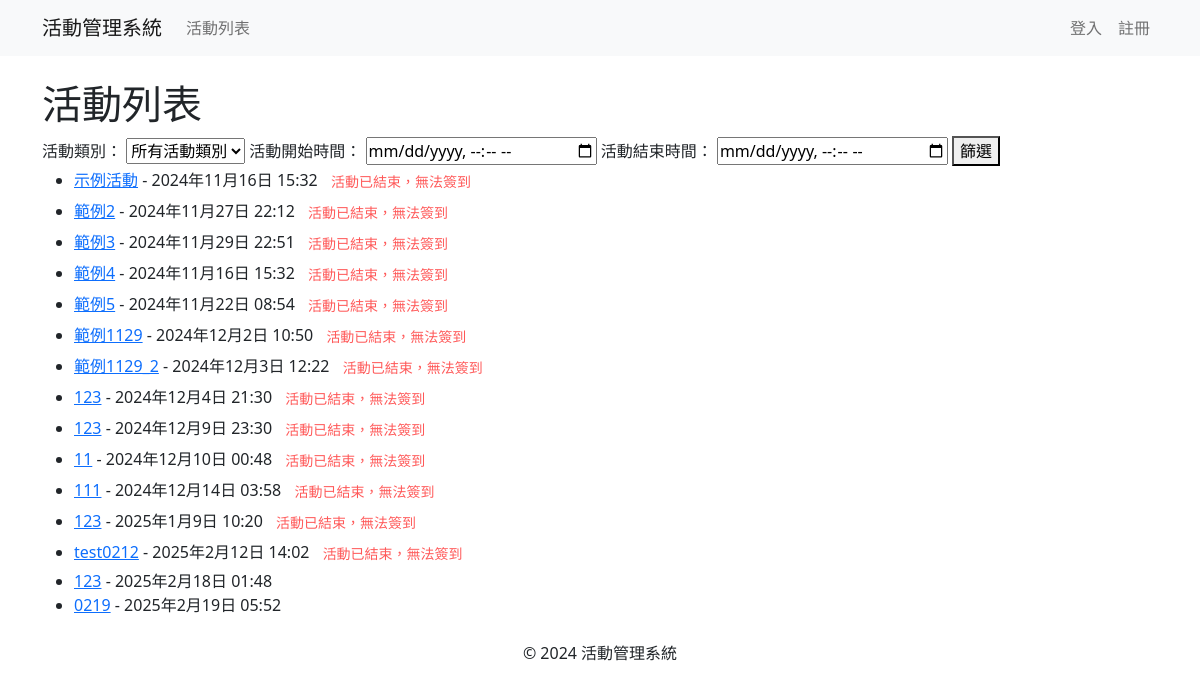
Screenshot of /events/ with the database file from the repository.
### events/models.py (models this page shows, shortened)
class Event(models.Model):
    ACTIVITY_TYPES = [
        ('lecture', '講座'),
        ('seminar', '研討會'),
    ]
    STATUS_CHOICES = [
        ('open', '報名中'),
        ('closed', '報名截止'),
        ('not_open', '尚未開放報名'),
    ]
    name = models.CharField(max_length=200)
    description = models.TextField()
    event_time = models.DateTimeField()
    end_time = models.DateTimeField()
    location = models.CharField(max_length=200)
    capacity_limit = models.PositiveIntegerField()
    registration_start = models.DateTimeField()
    registration_end = models.DateTimeField()
    activity_type = models.CharField(max_length=20, choices=ACTIVITY_TYPES)
    status = models.CharField(max_length=20, choices=STATUS_CHOICES, default='not_open')
    published_time = models.DateTimeField(auto_now_add=True)
    updated_time = models.DateTimeField(auto_now=True)
    poster = models.ImageField(upload_to='posters/', blank=True, null=True)
    language = models.CharField(max_length=100, blank=True, null=True)

### events/views.py (the view)
# urls.py: path('', views.event_list, name='event_list'),
def event_list(request):
    events = Event.objects.all()
    return render(request, 'events/event_list.html', {
        'events': events,
        'now': now(),
    })

### templates/events/event_list.html (shortened to what this page needs)
{% extends 'base.html' %}
{% block content %}
    <h1>活動列表</h1>
    <form method="get" action="{% url 'event_list' %}">
        <label for="activity_type">活動類別：</label>
        <select name="activity_type" id="activity_type">
            <option value="">所有活動類別</option>
        </select>
        <label for="start_time">活動開始時間：</label>
        <input type="datetime-local" name="start_time" id="start_time" value="{{ request.GET.start_time }}">
        <label for="end_time">活動結束時間：</label>
        <input type="datetime-local" name="end_time" id="end_time" value="{{ request.GET.end_time }}">
        <button type="submit">篩選</button>
    </form>
    <ul>
        {% for event in events %}
            <li>
                <a href="{% url 'event_detail' event.id %}">{{ event.name }}</a> - {{ event.event_time }}
                {% if event.end_time <= now %}
                    <button type="button" class="btn btn-sm btn-sm " style="color: red;"  disabled>活動已結束，無法簽到</button>
                {% endif %}
            </li>
        {% empty %}
            <li>目前沒有活動。</li>
        {% endfor %}
    </ul>
{% endblock %}

### templates/base.html (shortened to what this page needs)
<!DOCTYPE html>
<html lang="zh-Hant">
<head>
    <link rel="stylesheet" href="https://cdnjs.cloudflare.com/ajax/libs/bootstrap/5.1.3/css/bootstrap.min.css">
</head>
<body>
    <nav class="navbar navbar-expand-lg navbar-light bg-light">
        <div class="container">
            <a class="navbar-brand" href="{% url 'index' %}">活動管理系統</a>
            <div class="collapse navbar-collapse">
                <ul class="navbar-nav me-auto">
                    <li class="nav-item">
                        <a class="nav-link" href="{% url 'event_list' %}">活動列表</a>
                    </li>
                </ul>
                <ul class="navbar-nav">
                    {% if user.is_authenticated %}
                        <li class="nav-item">
                            {% if user.is_superuser %}
                            <a class="nav-link" href="{% url 'profile' %}">管理平台</a>
                            <a class="nav-link" href="{% url 'event_analysis' %}">活動分析</a>
                            <a class="nav-link" href="{% url 'draw_home' %}">抽獎 </a>
                            {% else %}
                            <a class="nav-link" href="{% url 'profile' %}">會員資訊</a>
                            {% endif %}
                        </li>
                        <li class="nav-item">
                            <form method="post" action="{% url 'logout' %}" style="display:inline;">
                                {% csrf_token %}
                                <button type="submit" class="btn nav-link" style="background: none; border: none; color: inherit;">登出</button>
                            </form>
                        </li>
                    {% else %}
                        <li class="nav-item">
                            <a class="nav-link" href="{% url 'login' %}">登入</a>
                        </li>
                        <li class="nav-item">
                            <a class="nav-link" href="{% url 'register' %}">註冊</a>
                        </li>
                    {% endif %}
                </ul>
            </div>
        </div>
    </nav>
    <div class="container mt-4">
        {% block content %}{% endblock %}
    </div>
    <footer class="text-center mt-4">
        <p>&copy; 2024 活動管理系統</p>
    </footer>
</body>
</html>

### rows the page displays
Event: name "示例活動", event_time "2024年11月16日 15:32", shows "活動已結束，無法簽到"
Event: name "範例2", event_time "2024年11月27日 22:12", shows "活動已結束，無法簽到"
Event: name "範例3", event_time "2024年11月29日 22:51", shows "活動已結束，無法簽到"
Event: name "範例4", event_time "2024年11月16日 15:32", shows "活動已結束，無法簽到"
Event: name "範例5", event_time "2024年11月22日 08:54", shows "活動已結束，無法簽到"
Event: name "範例1129", event_time "2024年12月2日 10:50", shows "活動已結束，無法簽到"
Event: name "範例1129_2", event_time "2024年12月3日 12:22", shows "活動已結束，無法簽到"
Event: name "123", event_time "2024年12月4日 21:30", shows "活動已結束，無法簽到"
Event: name "123", event_time "2024年12月9日 23:30", shows "活動已結束，無法簽到"
Event: name "11", event_time "2024年12月10日 00:48", shows "活動已結束，無法簽到"
Event: name "111", event_time "2024年12月14日 03:58", shows "活動已結束，無法簽到"
Event: name "123", event_time "2025年1月9日 10:20", shows "活動已結束，無法簽到"
Event: name "test0212", event_time "2025年2月12日 14:02", shows "活動已結束，無法簽到"
Event: name "123", event_time "2025年2月18日 01:48"
Event: name "0219", event_time "2025年2月19日 05:52"
